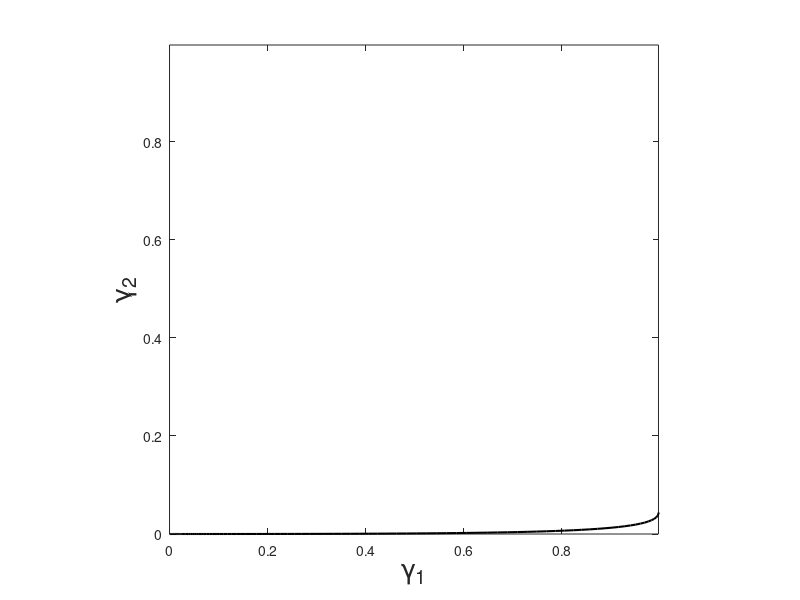

Reproduce this figure in MATLAB. (Note: this script raises an error after producing the figure.)
%Parameters and function defs
sigma = 0.4;
f = @(Y,theta) (1/(sigma*sqrt(2*pi)))*exp(-((repmat(Y,[1,length(theta)]) - repmat(theta,[length(Y),1])).^2)./(2*sigma^2));
Y = [1;2];
theta_res = 800;
george = linspace(-10,10,theta_res);
fred = f(Y,george);
x1max = max(fred(1,:));
x2max = max(fred(2,:));


%Start plotting
% theta_values = linspace(-10,0,theta_res);
% gamma = f(Y,theta_values);
% plot(gamma(1,:),gamma(2,:),'k','LineWidth',1.5');
% xlabel('u_1')
%     ylabel('u_2')
%     axis equal
%     axis([0,x1max,0,x2max])
% % export_fig GammaTrace00.pdf
% 
% pause
% 
% xx = linspace(-1,4,100);
% theta_loc = 0;
% bob = f(xx',theta_loc);
% plot(xx,bob)
% hold on
% scatter(Y,f(Y,theta_loc));
% hold off
% % export_fig GammaTraceDensity00.pdf

% pause

theta_values = linspace(-10,1,theta_res);
gamma = f(Y,theta_values);
h = plot(gamma(1,:),gamma(2,:),'k','LineWidth',1.5');
xlabel('\gamma_1', 'FontSize', 20)
ylabel('\gamma_2', 'FontSize', 20)
axis equal
axis([0,x1max,0,x2max])
export_fig GammaTrace0331.pdf
% saveas(h, 'GammaTrace01.png')

% pause

xx = linspace(-1,4,100);
theta_loc = 1;
bob = f(xx',theta_loc);
h = plot(xx,bob);
hold on
scatter(Y,f(Y,theta_loc));
hold off
% export_fig GammaTraceDensity01.pdf
saveas(h, 'GammaTraceDensity01.png')

% pause

theta_values = linspace(-10,2,theta_res);
gamma = f(Y,theta_values);
h = plot(gamma(1,:),gamma(2,:),'k','LineWidth',1.5');
xlabel('\gamma_1', 'FontSize', 20)
ylabel('\gamma_2', 'FontSize', 20)
axis equal
axis([0,x1max,0,x2max])
% export_fig GammaTrace02.pdf
saveas(h, 'GammaTrace02.png')

% pause


xx = linspace(-1,4,100);
theta_loc = 2;
bob = f(xx',theta_loc);
h = plot(xx,bob);
hold on
scatter(Y,f(Y,theta_loc));
hold off
% export_fig GammaTraceDensity02.pdf
saveas(h, 'GammaTraceDensity02.png')

% pause

theta_values = linspace(-10,10,theta_res);
gamma = f(Y,theta_values);
h = plot(gamma(1,:),gamma(2,:),'k','LineWidth',1.5');
xlabel('\gamma_1', 'FontSize', 20)
ylabel('\gamma_2', 'FontSize', 20)
axis equal
axis([0,x1max,0,x2max])
% export_fig GammaTrace03.pdf
saveas(h, 'GammaTrace03.png')
% pause

xx = linspace(-1,4,100);
theta_loc = 3;
bob = f(xx',theta_loc);
h = plot(xx,bob);
hold on
scatter(Y,f(Y,theta_loc));
hold off
% export_fig GammaTraceDensity03.pdf
saveas(h, 'GammaTraceDensity03.png')